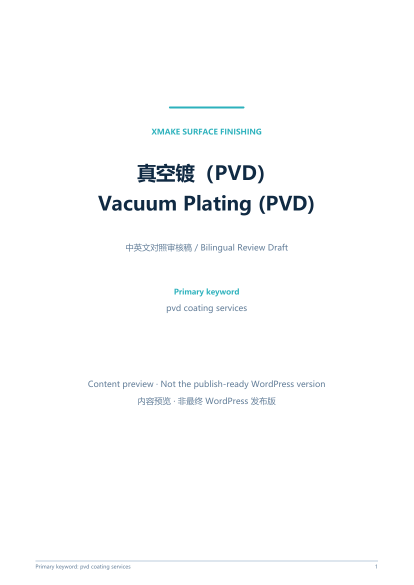
#> input picture XMAKE-PlasticHubs-SEO-Blueprint/tmp/pdfs/pvd-page-01.png, 827 x 1170 px (shown at 1/2 size); its folder holds only this picture in this run
$ python make_contact_sheets.py
#> lines starting #> are read from the running program, lines starting #| are printed output that depends on the picture
from pathlib import Path
from PIL import Image, ImageDraw


HERE = Path(__file__).resolve().parent
pages = sorted(HERE.glob("pvd-page-*.png"))
thumb_w = 320
margin = 18
label_h = 28
columns = 3
per_sheet = 6

for sheet_index in range(0, len(pages), per_sheet):
    batch = pages[sheet_index:sheet_index + per_sheet]
    thumbs = []
    for page in batch:
        image = Image.open(page).convert("RGB")
#> image is the input picture: PIL image 827x1170 RGB; mean R, G, B 251.2, 252, 252.4
        ratio = thumb_w / image.width
#> ratio = 0.387
        thumb = image.resize((thumb_w, int(image.height * ratio)))
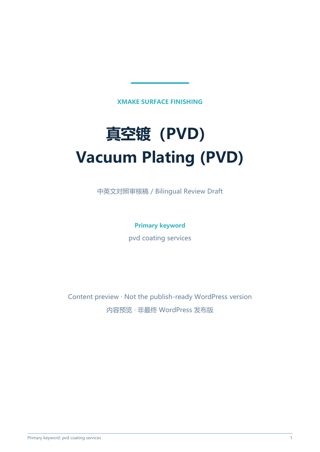
#> thumb: PIL image 320x452 RGB; mean R, G, B 251.2, 251.9, 252.4
        thumbs.append((page, thumb))
    cell_h = max(thumb.height for _, thumb in thumbs) + label_h
#> cell_h = 480
    rows = (len(thumbs) + columns - 1) // columns
#> rows = 1
    sheet = Image.new(
        "RGB",
        (columns * thumb_w + (columns + 1) * margin, rows * cell_h + (rows + 1) * margin),
        "#D9E2EC",
    )
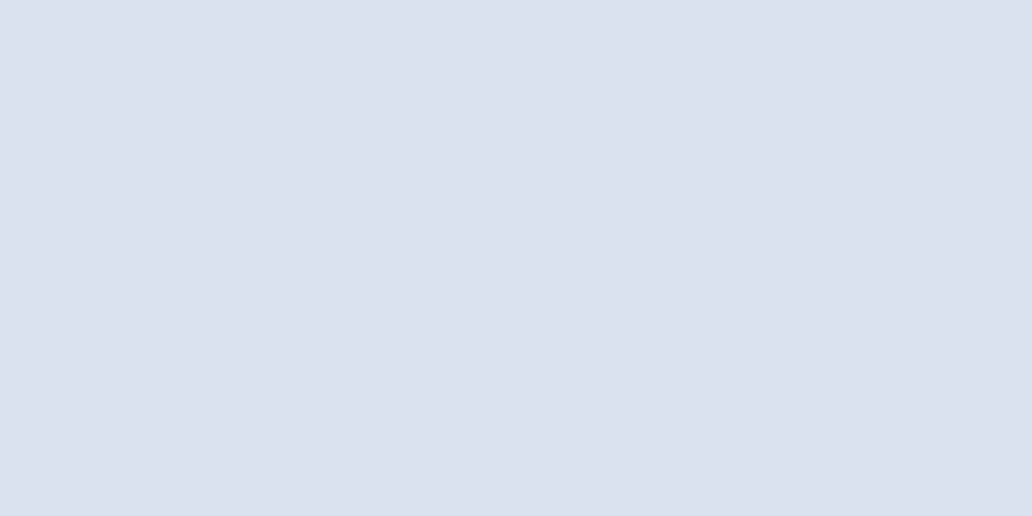
#> sheet: PIL image 1032x516 RGB; mean R, G, B 217, 226, 236
    draw = ImageDraw.Draw(sheet)
    for index, (page, thumb) in enumerate(thumbs):
        row, col = divmod(index, columns)
        x = margin + col * (thumb_w + margin)
        y = margin + row * cell_h
        sheet.paste(thumb, (x, y + label_h))
        draw.text((x, y + 5), page.stem, fill="#102A43")
#> this loop made 1 pass
#> (row, col, x, y) on pass 1: (0, 0, 18, 18)
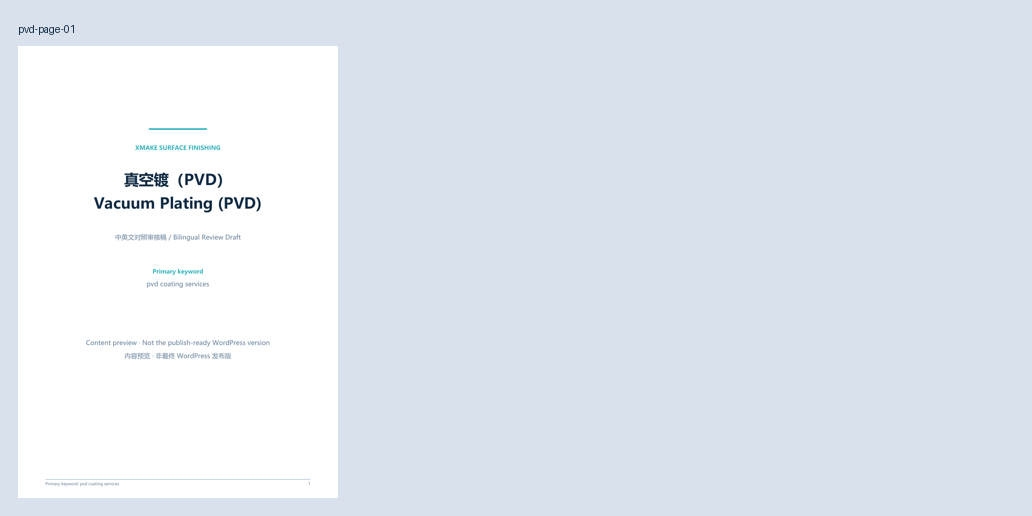
#> sheet: PIL image 1032x516 RGB; mean R, G, B 226.2, 233, 240.4
    out = HERE / f"pvd-contact-{sheet_index // per_sheet + 1}.png"
    sheet.save(out, quality=92)
    print(out)

$ run again, on XMAKE-PlasticHubs-SEO-Blueprint/tmp/pdfs/pvd-page-06.png
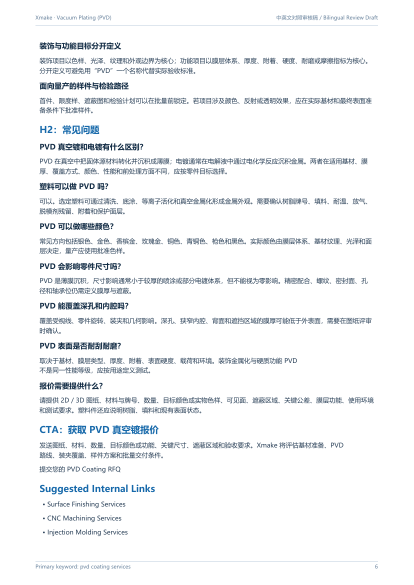
#> input picture XMAKE-PlasticHubs-SEO-Blueprint/tmp/pdfs/pvd-page-06.png, 827 x 1170 px (shown at 1/2 size)
#> image is the input picture: PIL image 827x1170 RGB; mean R, G, B 243.7, 245.2, 246.6
#> `thumb = image.resize((thumb_w, int(image.height * ratio)))`:
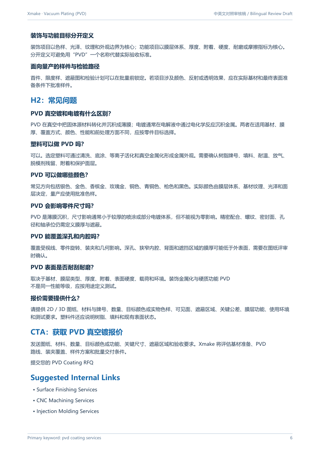
#> thumb: PIL image 320x452 RGB; mean R, G, B 243.5, 245, 246.4
#> cell_h = 480
#> rows = 1
#> the loop `for index, (page, thumb) in enumerate(thumbs):` made 1 pass
#> (row, col, x, y) on pass 1: (0, 0, 18, 18)
#> after the loop `for index, (page, thumb) in enumerate(thumbs):`:
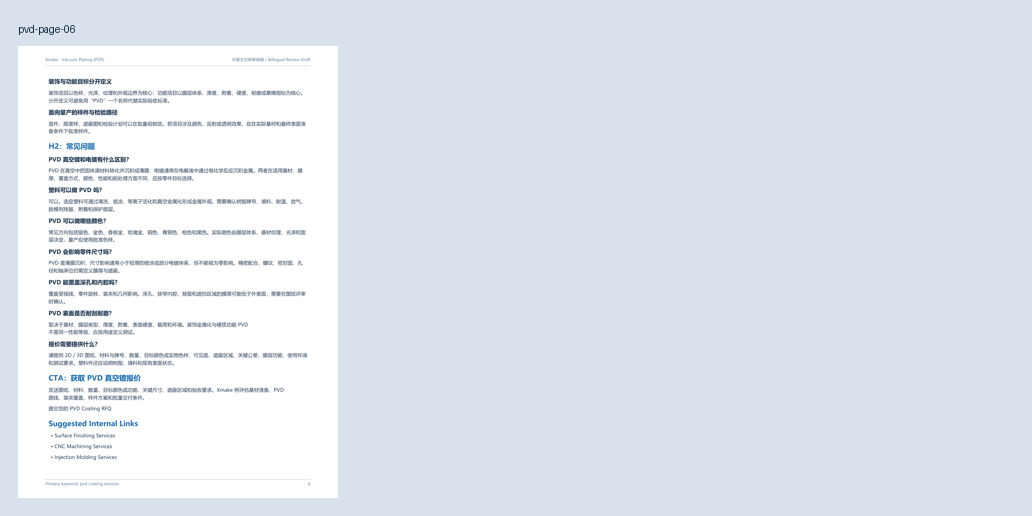
#> sheet: PIL image 1032x516 RGB; mean R, G, B 224.1, 231.1, 238.8

$ run again, on XMAKE-PlasticHubs-SEO-Blueprint/tmp/pdfs/pvd-page-07.png
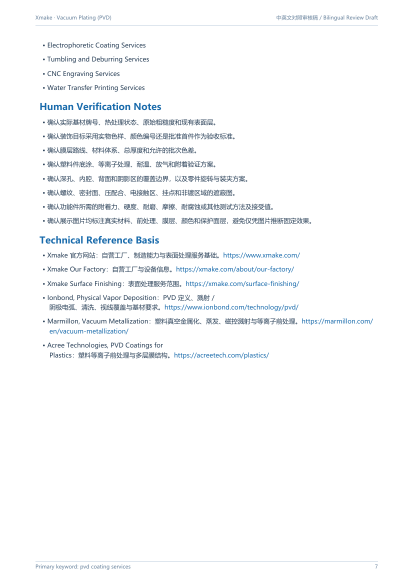
#> input picture XMAKE-PlasticHubs-SEO-Blueprint/tmp/pdfs/pvd-page-07.png, 827 x 1170 px (shown at 1/2 size)
#> image is the input picture: PIL image 827x1170 RGB; mean R, G, B 248.2, 249.3, 250.4
#> `thumb = image.resize((thumb_w, int(image.height * ratio)))`:
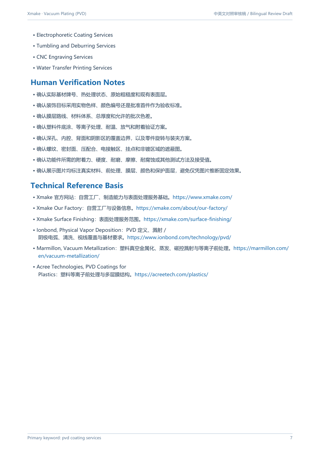
#> thumb: PIL image 320x452 RGB; mean R, G, B 248.1, 249.2, 250.3
#> cell_h = 480
#> rows = 1
#> the loop `for index, (page, thumb) in enumerate(thumbs):` made 1 pass
#> (row, col, x, y) on pass 1: (0, 0, 18, 18)
#> after the loop `for index, (page, thumb) in enumerate(thumbs):`:
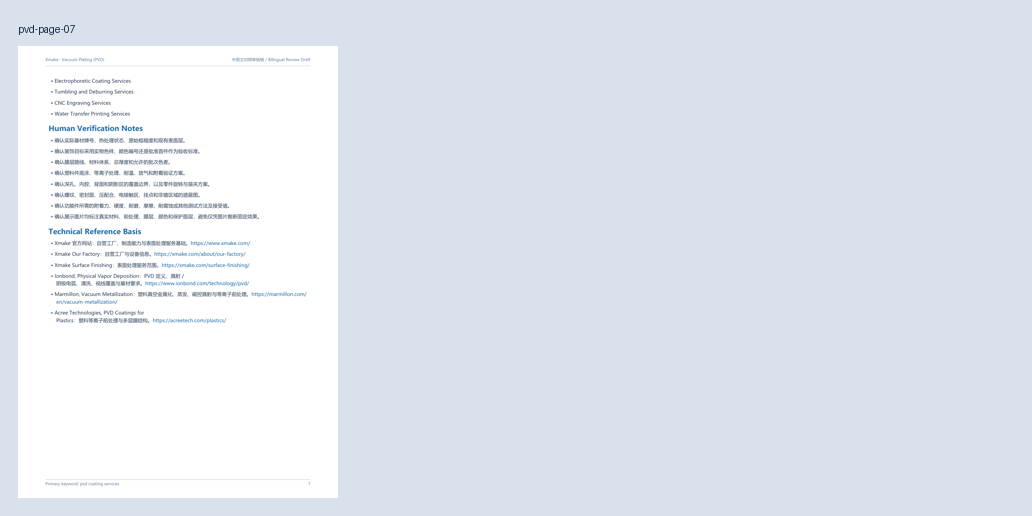
#> sheet: PIL image 1032x516 RGB; mean R, G, B 225.4, 232.3, 239.8

$ run again, on XMAKE-PlasticHubs-SEO-Blueprint/tmp/pdfs/pvd-page-02.png
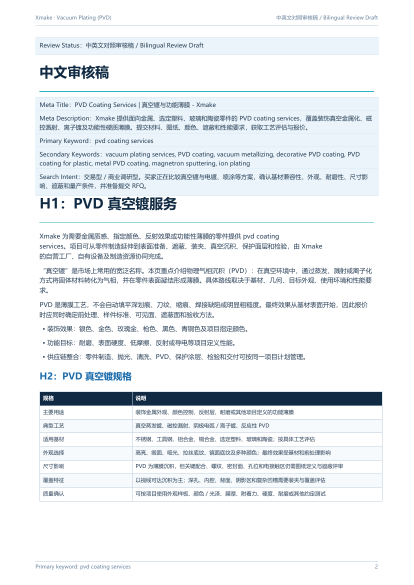
#> input picture XMAKE-PlasticHubs-SEO-Blueprint/tmp/pdfs/pvd-page-02.png, 827 x 1170 px (shown at 1/2 size)
#> image is the input picture: PIL image 827x1170 RGB; mean R, G, B 235.3, 239.1, 242
#> `thumb = image.resize((thumb_w, int(image.height * ratio)))`:
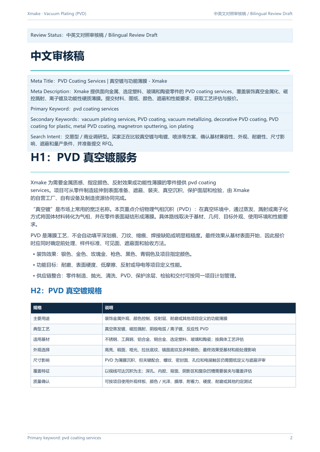
#> thumb: PIL image 320x452 RGB; mean R, G, B 235, 238.9, 241.8
#> cell_h = 480
#> rows = 1
#> the loop `for index, (page, thumb) in enumerate(thumbs):` made 1 pass
#> (row, col, x, y) on pass 1: (0, 0, 18, 18)
#> after the loop `for index, (page, thumb) in enumerate(thumbs):`:
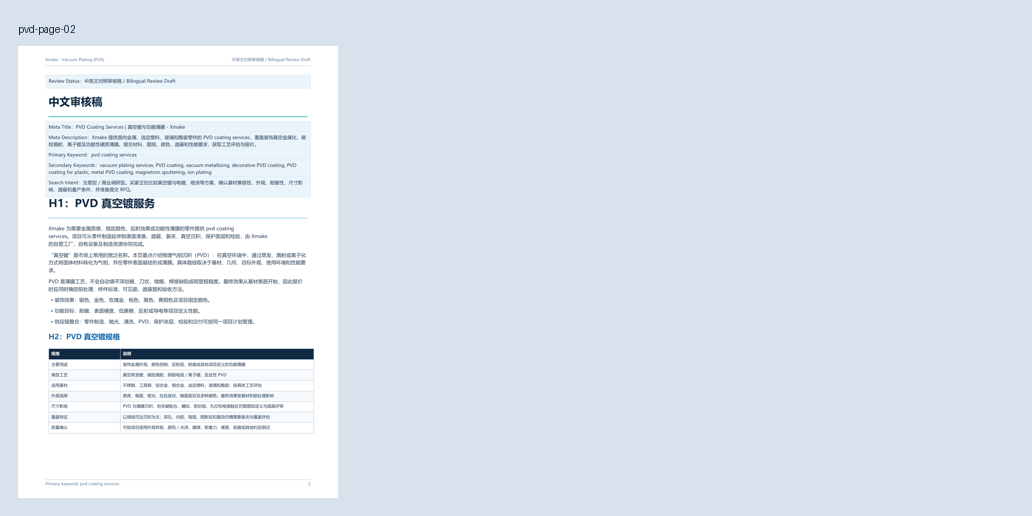
#> sheet: PIL image 1032x516 RGB; mean R, G, B 221.8, 229.5, 237.5
